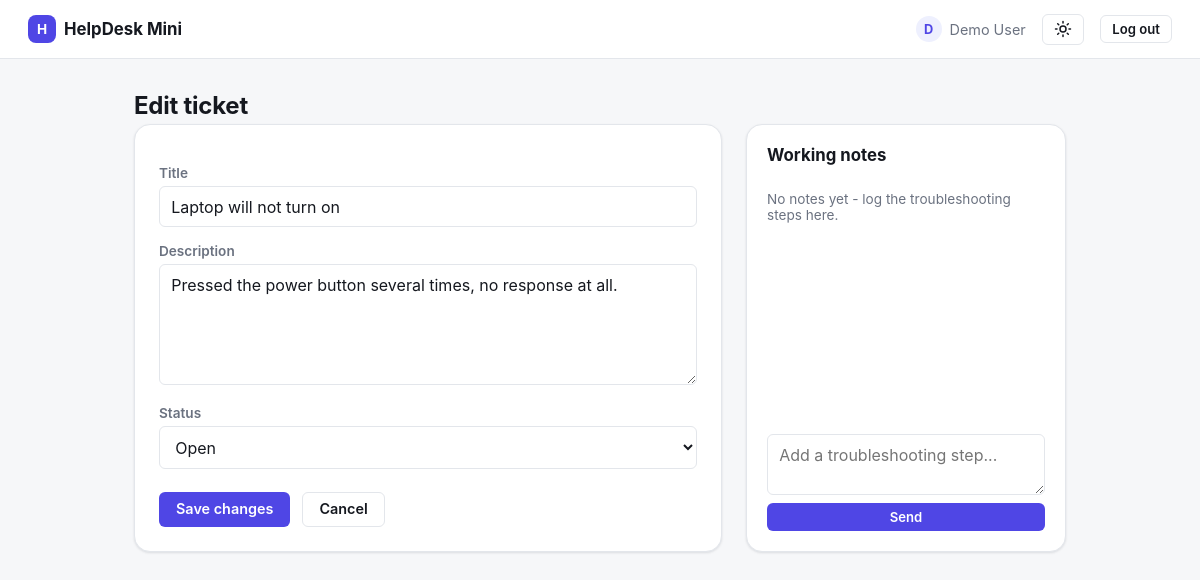
/ticket_edit.php?id=1 (signed in), run on the app's committed database.
### tables this page shows
CREATE TABLE tickets (
    id          INT UNSIGNED AUTO_INCREMENT PRIMARY KEY,
    user_id     INT UNSIGNED NOT NULL,
    title       VARCHAR(150) NOT NULL,
    description TEXT         NOT NULL,
    status      ENUM('Open', 'In Progress', 'On Hold', 'Closed') NOT NULL DEFAULT 'Open',
    created_at  TIMESTAMP    NOT NULL DEFAULT CURRENT_TIMESTAMP,
    updated_at  TIMESTAMP    NOT NULL DEFAULT CURRENT_TIMESTAMP ON UPDATE CURRENT_TIMESTAMP,

    CONSTRAINT fk_tickets_user
        FOREIGN KEY (user_id) REFERENCES users(id)
        ON DELETE CASCADE,

    INDEX idx_tickets_user (user_id),
    INDEX idx_tickets_status (status)
);

### helpers.php (called while the page is built, shortened)
<?php
function h(?string $value): string
{
    return htmlspecialchars($value ?? '', ENT_QUOTES, 'UTF-8');
}

### ticket_edit.php (the view, shortened to what this page needs)
<?php
require_once __DIR__ . '/helpers.php';
$pdo = get_db();
$id = (int) ($_GET['id'] ?? $_POST['id'] ?? 0);
$stmt = $pdo->prepare('SELECT * FROM tickets WHERE id = ? AND user_id = ?');
$stmt->execute([$id, current_user_id()]);
$ticket = $stmt->fetch();
$stmt = $pdo->prepare('SELECT id, note, created_at FROM ticket_notes WHERE ticket_id = ? ORDER BY created_at ASC');
$stmt->execute([$ticket['id']]);
$notes = $stmt->fetchAll();
?>
<!DOCTYPE html>
<html lang="en">
<head>
    <link rel="stylesheet" href="assets/style.css">
</head>
<body>
<?php require __DIR__ . '/partials/nav.php'; ?>
<main class="container container-wide">
    <h1>Edit ticket</h1>
    <div class="ticket-layout">
        <div class="form-card">
            <form method="post" action="ticket_edit.php?id=<?= (int) $ticket['id'] ?>" class="ticket-form">
                <label for="title">Title</label>
                <input type="text" id="title" name="title" value="<?= h($ticket['title']) ?>" required>
                <label for="description">Description</label>
                <textarea id="description" name="description" rows="5" required><?= h($ticket['description']) ?></textarea>
                <label for="status">Status</label>
                <select id="status" name="status">
                    <?php foreach (['Open', 'In Progress', 'On Hold', 'Closed'] as $status): ?>
                        <option value="<?= h($status) ?>" <?= $status === $ticket['status'] ? 'selected' : '' ?>>
                            <?= h($status) ?>
                        </option>
                    <?php endforeach; ?>
                </select>
                <div class="form-actions">
                    <button type="submit" class="btn btn-primary">Save changes</button>
                    <a class="btn btn-ghost" href="ticket_view.php?id=<?= (int) $ticket['id'] ?>">Cancel</a>
                </div>
            </form>
        </div>
        <aside class="notes-panel">
            <h2>Working notes</h2>
            <div class="notes-list" id="notes-list">
                <?php if (empty($notes)): ?>
                    <p class="notes-empty" id="notes-empty">No notes yet - log the troubleshooting steps here.</p>
                <?php endif; ?>
            </div>
            <form id="notes-form" class="notes-form" data-ticket-id="<?= (int) $ticket['id'] ?>">
                <textarea id="note-input" name="note" rows="2" placeholder="Add a troubleshooting step..." required></textarea>
                <button type="submit" class="btn btn-primary btn-sm">Send</button>
            </form>
        </aside>
    </div>
</main>
</body>
</html>

### assets/style.css (style rules this page uses)
:root { --color-bg: #f6f7f9; --color-surface: #ffffff; --color-border: #e3e6eb; --color-text: #15181f; --color-muted: #6b7280; --color-primary: #4f46e5; --color-primary-hover: #4338ca; --color-primary-soft: #eef0fe; --color-danger: #dc2626; --color-danger-soft: #fdeded; --color-open: #2563eb; --color-open-bg: #eef3fe; --color-progress: #b45309; --color-progress-bg: #fef6e7; --color-hold: #7c3aed; --color-hold-bg: #f3eefe; --color-closed: #15803d; --color-closed-bg: #eafaf0; --radius-sm: 6px; --radius: 10px; --radius-lg: 16px; --shadow: 0 1px 2px rgba(16, 24, 40, 0.04), 0 1px 3px rgba(16, 24, 40, 0.08); --color-row-hover: #fafbff; --color-ghost-hover: #f1f2f5; }
* { box-sizing: border-box; }
body { margin: 0; font-family: -apple-system, "Segoe UI", system-ui, Roboto, sans-serif; background: var(--color-bg); color: var(--color-text); -webkit-font-smoothing: antialiased; transition: background-color 0.15s ease, color 0.15s ease; }
.topbar, .tickets-card, .form-card, .ticket-detail, .auth-box, .empty-state, .notes-panel, .note-item, form input, form textarea, form select { transition: background-color 0.15s ease, border-color 0.15s ease, color 0.15s ease; }
a { color: var(--color-primary); }
.container { max-width: 840px; margin: 0 auto; padding: 2rem 1.5rem; }
h1 { margin: 0 0 0.25rem; font-size: 1.5rem; letter-spacing: -0.01em; }
h2 { font-size: 1.05rem; }
.btn { display: inline-flex; align-items: center; justify-content: center; gap: 0.4rem; padding: 0.55rem 1rem; border-radius: var(--radius-sm); border: 1px solid transparent; font: inherit; font-weight: 600; font-size: 0.9rem; text-decoration: none; cursor: pointer; line-height: 1.1; transition: background-color 0.15s ease, border-color 0.15s ease, color 0.15s ease; }
.btn-primary { background: var(--color-primary); color: #fff; }
.btn-ghost { background: var(--color-surface); border-color: var(--color-border); color: var(--color-text); }
.btn-sm { padding: 0.35rem 0.7rem; font-size: 0.82rem; }
form label { display: block; margin-top: 0.95rem; margin-bottom: 0.35rem; font-size: 0.85rem; font-weight: 600; color: var(--color-muted); }
form input, form textarea, form select { width: 100%; padding: 0.6rem 0.7rem; border: 1px solid var(--color-border); border-radius: var(--radius-sm); font: inherit; background: var(--color-surface); color: var(--color-text); }
.ticket-form, .auth-box form { margin-top: 0.25rem; }
.form-card { background: var(--color-surface); border: 1px solid var(--color-border); border-radius: var(--radius-lg); box-shadow: var(--shadow); padding: 1.5rem; }
.form-actions { display: flex; align-items: center; gap: 0.75rem; margin-top: 1.4rem; }
.container-wide { max-width: 980px; }
.ticket-layout { display: flex; align-items: stretch; gap: 1.5rem; }
.ticket-layout > *:first-child { flex: 1; min-width: 0; }
.notes-panel { flex: 0 0 320px; display: flex; flex-direction: column; background: var(--color-surface); border: 1px solid var(--color-border); border-radius: var(--radius-lg); padding: 1.25rem; box-shadow: var(--shadow); }
.notes-panel h2 { margin: 0 0 0.75rem; }
.notes-list { flex: 1; overflow-y: auto; display: flex; flex-direction: column; gap: 0.6rem; margin-bottom: 0.9rem; padding-right: 0.2rem; }
.notes-empty { color: var(--color-muted); font-size: 0.85rem; }
.notes-form { display: flex; flex-direction: column; gap: 0.5rem; }
.notes-form textarea { min-height: 56px; resize: vertical; }

### data on the page
tickets: title "Laptop will not turn on", description "Pressed the power button several times, no response at all."

### other printed values
$initial "D"
$_SESSION['user_name'] "Demo User"
form field status "Open"
